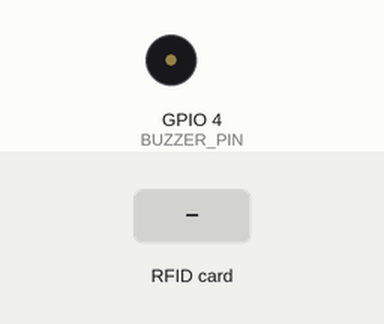
Recording of a sketch running on a simulated ESP32. On the bench: buzzer (waves = sounding, pin HIGH). The inputs (shaded band) are chosen by the test bench. WiFi joins after 1.5 s; servers stay silent unless stated; uploads are accepted with an empty reply; the local clock reads 2024-03-15 10:24:30 at power-on unless the sketch sets it; what the sketch prints to the serial monitor is not drawn.

Above: at 2.9 s.
3.0 s: RFID card 52 50 4B 5C held to the reader
At 3.38 s:
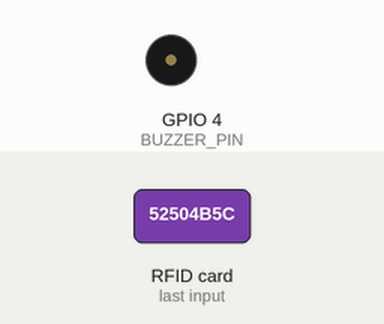
5.0 s: RFID card C3 2C A7 20 held to the reader
At 5.38 s:
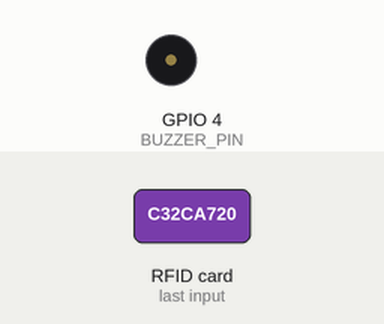
6.7 s: RFID card 73 66 A3 20 held to the reader
At 8.1 s:
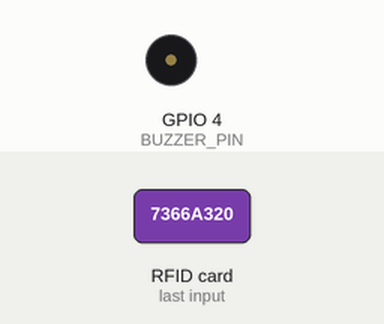
Timing chart, 0 to 9.7 s (numbered marks = the images above; inputs shaded):
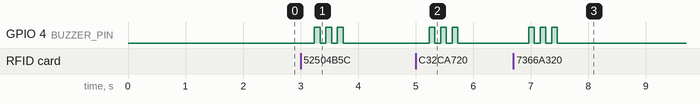

The sketch:

rfid_direct.ino
```cpp
/*
  NETRAX RFID reader - DIRECT to the laptop (no Google Sheets).
  Based on the team's sketch (same Wi-Fi, same pins, same JSON to /api/rfid). What changed:
   1. EVERY card is sent, also cards this file does not know (Sushree, Sriya, Chandrabhanu, visitors).
      The laptop's worker list decides who it is.
   2. The LAPTOP decides ENTERED / EXITED from its database, so an ESP32 reboot no longer makes
      someone "enter" twice. The reply comes back to the reader:
        "result":"STUDENT ENTERED - ..."  / "STUDENT EXITED - ..."  -> short beep
        "result":"ACCESS DENIED - ..."                               -> long alarm beeps (not allowed in this zone)
        "result":"DUPLICATE ..."                                     -> card held too long, no beep
        anything else (unregistered card / error)                    -> 3 short beeps
   3. Boot check: prints "LAPTOP CHECK: OK" when the laptop can be reached (the hardware page turns the
      RFID chip green at the same moment).
  Wiring unchanged: RC522 SS 5, SCK 18, MISO 19, MOSI 23, RST 22; buzzer 4.
  BEFORE UPLOADING: SERVER = the NETRAX laptop's Wi-Fi IPv4 (ipconfig), same Wi-Fi as this ESP32.
*/
#include "secrets.h"        // Wi-Fi + laptop address (copy secrets.example.h -> secrets.h)
#include <WiFi.h>
#include <HTTPClient.h>
#include <SPI.h>
#include <MFRC522.h>
#include <time.h>

// ================= WIFI SETTINGS =================

const char* WIFI_SSID     = SECRET_WIFI_SSID;   // secrets.h (not in git)
const char* WIFI_PASSWORD = SECRET_WIFI_PASS;

const char* SERVER    = SECRET_SERVER;   // NETRAX laptop
const char* DEVICE_ID = "esp32-rfid-01";                 // config/hardware.yaml -> attendance.readers (zone)

// ================= RFID PINS =================

#define SS_PIN     5
#define RST_PIN    22
#define SCK_PIN    18
#define MISO_PIN   19
#define MOSI_PIN   23
#define BUZZER_PIN 4

MFRC522 rfid(SS_PIN, RST_PIN);

// ================= SCAN SETTINGS =================

const unsigned long SCAN_COOLDOWN = 2500;
unsigned long lastScanTime = 0;
String lastScannedUID = "";

// ================= HELPERS =================

// Names only for the Serial Monitor - the laptop decides who the card belongs to.
String getStudentName(const String& uid) {
  if (uid == "52504B5C") return "Bibhu Biswal";
  if (uid == "C32CA720") return "Anuska Dash";
  if (uid == "7366A320") return "Chinmaya Kumar Sahoo";
  return "UNKNOWN";
}

String readCardUID() {
  String uid = "";
  for (byte i = 0; i < rfid.uid.size; i++) {
    if (rfid.uid.uidByte[i] < 0x10) uid += "0";
    uid += String(rfid.uid.uidByte[i], HEX);
  }
  uid.toUpperCase();
  return uid;
}

String getTimestamp() {
  struct tm timeinfo;
  if (getLocalTime(&timeinfo, 200)) {
    char buffer[25];
    strftime(buffer, sizeof(buffer), "%Y-%m-%d %H:%M:%S", &timeinfo);
    return String(buffer);
  }
  return "ESP32-" + String(millis());
}

// "result":"..." from the laptop's JSON reply
String jsonString(const String& json, const String& key) {
  int k = json.indexOf("\"" + key + "\"");
  if (k < 0) return "";
  int colon = json.indexOf(':', k);
  int q1 = json.indexOf('"', colon + 1);
  int q2 = json.indexOf('"', q1 + 1);
  if (colon < 0 || q1 < 0 || q2 < 0) return "";
  return json.substring(q1 + 1, q2);
}

void beep(int onMs, int offMs, int times) {
  for (int i = 0; i < times; i++) {
    digitalWrite(BUZZER_PIN, HIGH); delay(onMs);
    digitalWrite(BUZZER_PIN, LOW);  delay(offMs);
  }
}

// ================= LAPTOP =================

void checkLaptop() {
  WiFiClient client;
  HTTPClient http;
  String url = String(SERVER) + "/api/hw/rfid/ping?device_id=" + DEVICE_ID;
  if (!http.begin(client, url)) { Serial.println("LAPTOP CHECK: bad SERVER address"); return; }
  http.setConnectTimeout(4000);
  http.setTimeout(4000);
  int code = http.GET();
  if (code == 200) Serial.println("LAPTOP CHECK: OK - scans will show on the NETRAX dashboard");
  else {
    Serial.printf("LAPTOP CHECK: FAILED (%d %s)\n", code, http.errorToString(code).c_str());
    Serial.println("  -> backend running? same Wi-Fi? SERVER = laptop's Wi-Fi IPv4 (ipconfig)?");
  }
  http.end();
}

// returns the laptop's result line, "" when the laptop could not be reached
String sendToLaptop(const String& name, const String& uid, const String& timestamp) {
  if (WiFi.status() != WL_CONNECTED) {
    Serial.println("[ERROR] Wi-Fi disconnected.");
    return "";
  }
  WiFiClient client;
  HTTPClient http;
  if (!http.begin(client, String(SERVER) + "/api/rfid")) {
    Serial.println("[ERROR] Could not connect to the laptop.");
    return "";
  }
  http.addHeader("Content-Type", "application/json");
  http.setConnectTimeout(5000);
  http.setTimeout(7000);

  String payload = "{";
  payload += "\"name\":\"" + name + "\",";
  payload += "\"uid\":\"" + uid + "\",";
  payload += "\"device_id\":\"" + String(DEVICE_ID) + "\",";
  payload += "\"event\":\"SCAN\",";                     // the laptop decides ENTERED / EXITED
  payload += "\"timestamp\":\"" + timestamp + "\"";
  payload += "}";
  Serial.println("[NETRAX] Sending: " + payload);

  int httpCode = http.POST(payload);
  String response = httpCode > 0 ? http.getString() : "";
  Serial.printf("[NETRAX] HTTP status: %d\n", httpCode);
  if (httpCode <= 0) Serial.println("[NETRAX] " + http.errorToString(httpCode));
  http.end();

  if (httpCode < 200 || httpCode >= 300) return "";
  String result = jsonString(response, "result");
  String msg = jsonString(response, "message");
  if (msg.length()) Serial.println("[NETRAX] " + msg);
  return result.length() ? result : "ERROR";
}

// ================= PROCESS CARD =================

void processCard(const String& uid) {
  String name = getStudentName(uid);
  Serial.println("\n------------------------------");
  Serial.println("UID: " + uid);
  Serial.println("Name (this file): " + name);

  String result = sendToLaptop(name, uid, getTimestamp());
  Serial.println("RESULT: " + (result.length() ? result : String("laptop not reachable")));

  if (result.startsWith("ACCESS DENIED"))       beep(700, 200, 3);   // not allowed in this zone
  else if (result.startsWith("STUDENT ENTERED")) beep(120, 0, 1);
  else if (result.startsWith("STUDENT EXITED"))  beep(120, 80, 2);
  else if (result.startsWith("DUPLICATE"))       { }                  // card held at the reader
  else {
    beep(100, 100, 3);                                                // unregistered card or laptop down
    if (!result.length()) Serial.println("Check: backend running, IP address, port 8000, same Wi-Fi.");
  }
  Serial.println("------------------------------");
}

// ================= SETUP =================

void setup() {
  Serial.begin(115200);
  pinMode(BUZZER_PIN, OUTPUT);
  digitalWrite(BUZZER_PIN, LOW);

  WiFi.mode(WIFI_STA);
  WiFi.begin(WIFI_SSID, WIFI_PASSWORD);
  Serial.print("Connecting to Wi-Fi");
  unsigned long startTime = millis();
  while (WiFi.status() != WL_CONNECTED && millis() - startTime < 20000) {
    delay(500);
    Serial.print(".");
  }
  Serial.println();

  if (WiFi.status() == WL_CONNECTED) {
    Serial.println("[WIFI] Connected");
    Serial.print("[WIFI] IP: ");
    Serial.println(WiFi.localIP());
    configTime(19800, 0, "pool.ntp.org", "time.google.com");   // India Standard Time (UTC+5:30)
    checkLaptop();
  } else {
    Serial.println("[WIFI] Not connected; will retry in loop.");
  }

  SPI.begin(SCK_PIN, MISO_PIN, MOSI_PIN, SS_PIN);
  rfid.PCD_Init();
  Serial.println("[RFID] Reader initialized. Laptop: " + String(SERVER));
  Serial.println("[SYSTEM] Ready to scan.");
}

// ================= MAIN LOOP =================

void loop() {
  if (WiFi.status() != WL_CONNECTED) {
    static unsigned long lastRetry = 0;
    if (millis() - lastRetry >= 10000) {
      lastRetry = millis();
      WiFi.begin(WIFI_SSID, WIFI_PASSWORD);
    }
  }

  if (!rfid.PICC_IsNewCardPresent()) { delay(20); return; }
  if (!rfid.PICC_ReadCardSerial())   { delay(20); return; }

  String uid = readCardUID();
  unsigned long now = millis();
  if (uid == lastScannedUID && now - lastScanTime < SCAN_COOLDOWN) {
    rfid.PICC_HaltA();
    rfid.PCD_StopCrypto1();
    return;
  }
  lastScannedUID = uid;
  lastScanTime = now;

  processCard(uid);

  rfid.PICC_HaltA();
  rfid.PCD_StopCrypto1();
  delay(50);
}
```

secrets.example.h
```cpp
// Copy this file to secrets.h in the same folder and fill in your values.
#pragma once
#define SECRET_WIFI_SSID "your-wifi-name"
#define SECRET_WIFI_PASS "your-wifi-password"
#define SECRET_SERVER "http://192.168.1.10:8000"
#define SECRET_SHEETS_URL "https://script.google.com/macros/s/YOUR_SCRIPT_ID/exec"
```

Measured:
- after the input at 3.0 s, GPIO 4 (BUZZER_PIN): alternates HIGH for 0.10 s and LOW for 0.10 s, 6 changes in all, then stays LOW, starting after 0.24 s
- after the input at 5.0 s, GPIO 4 (BUZZER_PIN): alternates HIGH for 0.10 s and LOW for 0.10 s, 6 changes in all, then stays LOW, starting after 0.24 s
- after the input at 6.7 s, GPIO 4 (BUZZER_PIN): alternates HIGH for 0.10 s and LOW for 0.10 s, 6 changes in all, then stays LOW, starting after 0.26 s
